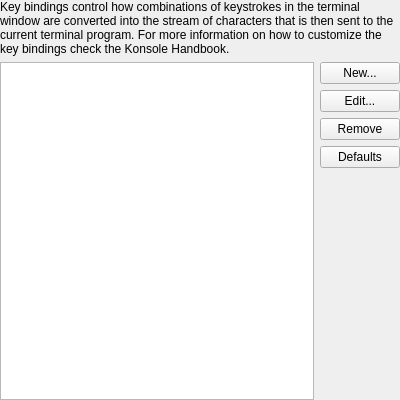
<?xml version="1.0" encoding="UTF-8"?>
<ui version="4.0">
 <class>EditProfileKeyboardPage</class>
 <widget class="QWidget" name="EditProfileKeyboardPage">
  <property name="geometry">
   <rect>
    <x>0</x>
    <y>0</y>
    <width>400</width>
    <height>400</height>
   </rect>
  </property>
  <layout class="QVBoxLayout">
   <property name="leftMargin">
    <number>0</number>
   </property>
   <property name="topMargin">
    <number>0</number>
   </property>
   <property name="rightMargin">
    <number>0</number>
   </property>
   <property name="bottomMargin">
    <number>0</number>
   </property>
   <item>
    <widget class="QLabel" name="note">
     <property name="text">
      <string comment="@info">Key bindings control how combinations of keystrokes in the terminal window are converted into the stream of characters that is then sent to the current terminal program. For more information on how to customize the key bindings check the Konsole Handbook.</string>
     </property>
     <property name="wordWrap">
      <bool>true</bool>
     </property>
    </widget>
   </item>
   <item>
    <widget class="QWidget" name="keyBindingsGroup" native="true">
     <layout class="QGridLayout" rowstretch="0,1">
      <property name="leftMargin">
       <number>0</number>
      </property>
      <property name="topMargin">
       <number>0</number>
      </property>
      <property name="rightMargin">
       <number>0</number>
      </property>
      <property name="bottomMargin">
       <number>0</number>
      </property>
      <property name="verticalSpacing">
       <number>0</number>
      </property>
      <item row="0" column="0" rowspan="2">
       <widget class="QListView" name="keyBindingList">
        <property name="iconSize">
         <size>
          <width>32</width>
          <height>32</height>
         </size>
        </property>
       </widget>
      </item>
      <item row="0" column="1">
       <layout class="QVBoxLayout">
        <property name="spacing">
         <number>6</number>
        </property>
        <item>
         <widget class="QPushButton" name="newKeyBindingsButton">
          <property name="toolTip">
           <string>Create a new key bindings scheme based upon the selected bindings</string>
          </property>
          <property name="text">
           <string comment="@action:button Create an alternate key binding">New...</string>
          </property>
         </widget>
        </item>
        <item>
         <widget class="QPushButton" name="editKeyBindingsButton">
          <property name="toolTip">
           <string>Edit the selected key bindings scheme</string>
          </property>
          <property name="text">
           <string>Edit...</string>
          </property>
         </widget>
        </item>
        <item>
         <widget class="QPushButton" name="removeKeyBindingsButton">
          <property name="toolTip">
           <string>Delete the selected key bindings scheme</string>
          </property>
          <property name="text">
           <string>Remove</string>
          </property>
         </widget>
        </item>
        <item>
         <widget class="QPushButton" name="resetKeyBindingsButton">
          <property name="toolTip">
           <string>Reset the selected key bindings scheme to its default values</string>
          </property>
          <property name="text">
           <string>Defaults</string>
          </property>
         </widget>
        </item>
       </layout>
      </item>
      <item row="1" column="1">
       <spacer>
        <property name="orientation">
         <enum>Qt::Vertical</enum>
        </property>
        <property name="sizeHint" stdset="0">
         <size>
          <width>20</width>
          <height>20</height>
         </size>
        </property>
       </spacer>
      </item>
     </layout>
    </widget>
   </item>
  </layout>
 </widget>
 <tabstops>
  <tabstop>keyBindingList</tabstop>
  <tabstop>newKeyBindingsButton</tabstop>
  <tabstop>editKeyBindingsButton</tabstop>
  <tabstop>removeKeyBindingsButton</tabstop>
  <tabstop>resetKeyBindingsButton</tabstop>
 </tabstops>
 <resources />
 <connections />
</ui>
